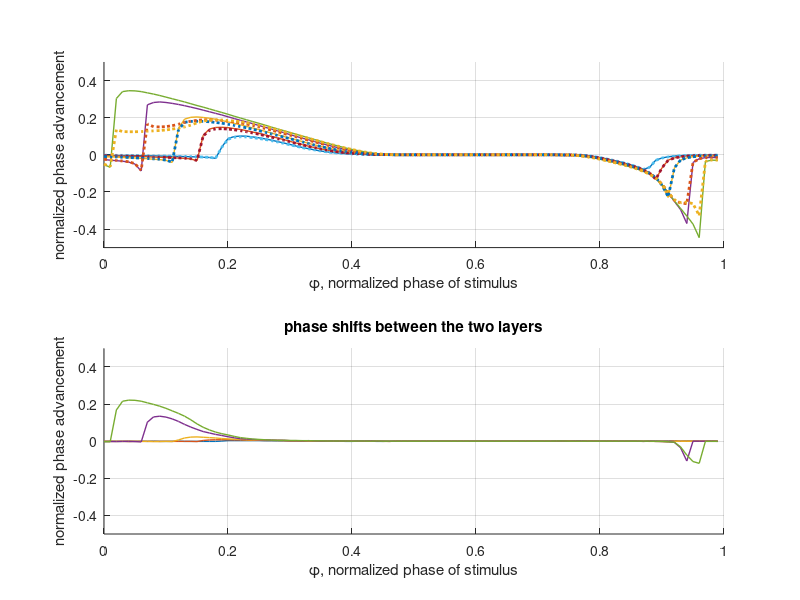

This chart was generated by the following MATLAB code: (Note: this script raises an error after producing the figure.)
clear all
clc

col = [0 0.5 0;
       0.9290, 0.6940, 0.1250
       0.4940, 0.1840, 0.5560
       0, 0.4470, 0.7410;
       0.8500, 0.3250, 0.0980;];

%% For inhibition
load ('RG_0.01_in.mat')
RW = phase_shift;
RW_R = RG_phase_shift;
load ('RG_0.1_in.mat')
RS = phase_shift;
RS_R = RG_phase_shift;

load ('PF_0.01_in.mat')
PW = phase_shift;
PW_R = RG_phase_shift;
load ('PF_0.1_in.mat')
PS = phase_shift;
PS_R = RG_phase_shift;

num_phase = 100;

figure(1)
subplot(2,1,1)
hold on
plot((0:num_phase-1)/num_phase,RW_R,'LineWidth',1)
plot((0:num_phase-1)/num_phase,RW,':','LineWidth',2)
grid on
ylim([-0.5 0.5])
xlabel('\phi, normalized phase of stimulus')
ylabel('normalized phase advancement')
% legend('RG phase response','PF phase response')


subplot(2,1,2)
hold on
plot((0:num_phase-1)/num_phase,RW_R-RW,'LineWidth',1)
grid on
ylim([-0.5 0.5])
xlabel('\phi, normalized phase of stimulus')
ylabel('normalized phase advancement')
title('phase shifts between the two layers')

colororder(col)
set(gcf,'Position',[500 200 600 500])
sgtitle('Gc = 0.01, perturb RG')

figure(2)
subplot(2,1,1)
hold on
plot((0:num_phase-1)/num_phase,RS_R,'LineWidth',1)
plot((0:num_phase-1)/num_phase,RS,':','LineWidth',2)
grid on
ylim([-0.5 0.5])
xlabel('\phi, normalized phase of stimulus')
ylabel('normalized phase advancement')
% legend('RG phase response','PF phase response')


subplot(2,1,2)
hold on
plot((0:num_phase-1)/num_phase,RS_R-RS,'LineWidth',1)
grid on
ylim([-0.5 0.5])
xlabel('\phi, normalized phase of stimulus')
ylabel('normalized phase advancement')
title('phase shifts between the two layers')

colororder(col)
set(gcf,'Position',[500 200 600 500])
sgtitle('Gc = 0.1, perturb RG')

figure(3)
subplot(2,1,1)
hold on
plot((0:num_phase-1)/num_phase,PW_R,'LineWidth',1)
plot((0:num_phase-1)/num_phase,PW,':','LineWidth',2)
grid on
ylim([-0.5 0.5])
xlabel('\phi, normalized phase of stimulus')
ylabel('normalized phase advancement')
% legend('RG phase response','PF phase response')


subplot(2,1,2)
hold on
plot((0:num_phase-1)/num_phase,PW_R-PW,'LineWidth',1)
grid on
ylim([-0.5 0.5])
xlabel('\phi, normalized phase of stimulus')
ylabel('normalized phase advancement')
title('phase shifts between the two layers')

colororder(col)
set(gcf,'Position',[500 200 600 500])
sgtitle('Gc = 0.01, perturb PF')

figure(4)
subplot(2,1,1)
hold on
plot((0:num_phase-1)/num_phase,PS_R,'LineWidth',1)
plot((0:num_phase-1)/num_phase,PS,':','LineWidth',2)
grid on
ylim([-0.5 0.5])
xlabel('\phi, normalized phase of stimulus')
ylabel('normalized phase advancement')
% legend('RG phase response','PF phase response')


subplot(2,1,2)
hold on
plot((0:num_phase-1)/num_phase,PS_R-PS,'LineWidth',1)
grid on
ylim([-0.5 0.5])
xlabel('\phi, normalized phase of stimulus')
ylabel('normalized phase advancement')
title('phase shifts between the two layers')

colororder(col)
set(gcf,'Position',[500 200 600 500])
sgtitle('Gc = 0.1, perturb PF')
